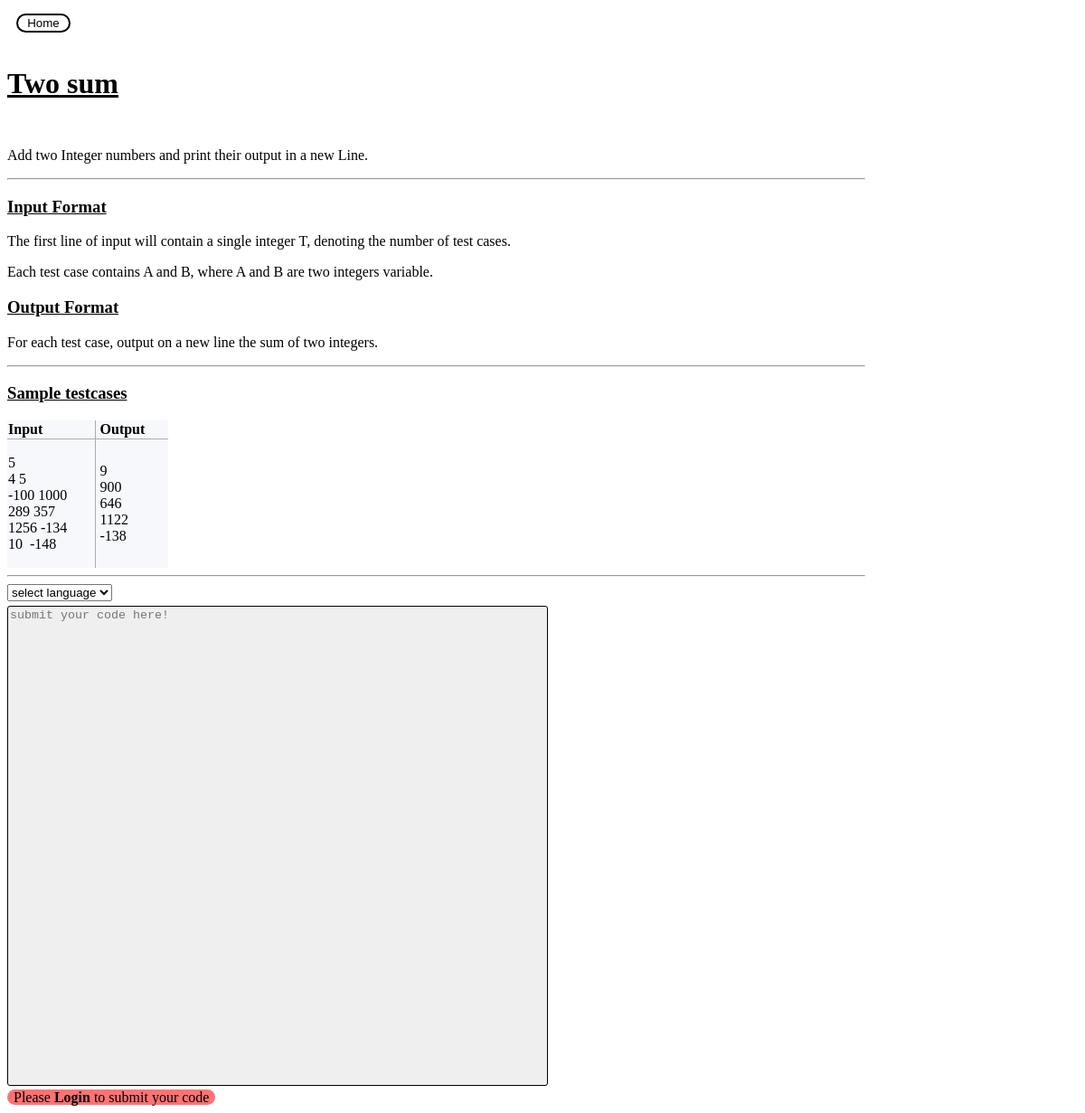
/home/problem/1, run on the app's committed database.
### homescr/models.py (models this page shows, shortened)
class Problems(models.Model):
    problem_st= RichTextField(blank=True,null=True)
    in_formate=RichTextField(blank=True,null=True)
    out_formate=RichTextField(blank=True,null=True)
    problem_nm=models.CharField(max_length=50)
    problem_code=models.CharField(max_length=3)
    problem_diff=models.CharField(max_length=6)

class Testcases(models.Model):
    Problem=models.ForeignKey(Problems,on_delete=models.CASCADE)
    problem_input=models.TextField(max_length=1000)
    problem_output=models.TextField(max_length=1000)

### problempg/views.py (the view)
# urls.py: path('problem/<int:problem_id>', views.problem_page,name='problem_page'),
def problem_page(request,problem_id):
    problem_detail=Problems.objects.get(id=problem_id)
    problem_testcase=Testcases.objects.get(id=problem_id)
    context={'problem_detail':problem_detail, 'problem_testcase':problem_testcase}
    return render(request,'problempg/problem_page.html',context)

### template/problempg/problem_page.html (shortened to what this page needs)
<!DOCTYPE html>
<html lang="en">
<head>
    {% load static %}
    <link rel="stylesheet" href="{% static 'problem_page.css' %}">
</head>
<body>
    <header>
        <span id="home_span">
        <a href="{% url 'index' %}">
            <button id="home">
                Home
            </button>
        </a>
        </span>
        <h1 id="problem_nm">{{problem_detail.problem_nm}}</h1>
    </header>
    <main>
                <div>
                    <p style="white-space: pre-line;">{{problem_detail.problem_st | safe}}</p>
                </div>
                <hr>
                <div>
                    <h3>Input Format</h3>
                    <p style="white-space: pre-line;">{{problem_detail.in_formate | safe}}</p>
                    <h3>Output Format</h3>
                    <p style="white-space: pre-line;">{{problem_detail.out_formate | safe}}</p>
                </div>
                <hr>
                <h3>Sample testcases</h3>
                <div>
                    <table>
                        <tr>
                            <th class="input">Input</th>
                            <th class="output">Output</th>
                        </tr>
                        <tr>
                            <td class="input"><p style="white-space: pre;">{{problem_testcase.problem_input}}</p></td>
                            <td class="output"><p style="white-space: pre;">{{problem_testcase.problem_output}}</p></td>
                        </tr>
                    </table>
                </div>
                <hr>
    </main>
    <footer>
        {% block content %}
        <form method="post" action="{% url 'leaderboard' problem_detail.id %} " enctype="multipart/form-data">
        <div id="language_list">
        <select name="language">
          <option value="select language">select language</option>
        </select>
        </div>
        <div>
            <textarea id="usercode" name="user_problem_code" placeholder="submit your code here!" rows="35" spellcheck="false"></textarea>
        </div>
        {% if request.user.is_authenticated %}
        <div>
            <input type="file" name="codefile"><button id="submit" type="submit" name="submit">Submit</button>
            {% if invalid_file != '' %}
            <p id="invalid_file">{{invalid_file}}</p>
            {% endif %}
            <p><strong>NOTE: </strong>The file should be a .py, .cpp or .c file</p>
        </div>
        {% else %}
        <span style="background-color: rgb(255, 114, 114);border-radius:20px;padding: 0px 7px 0px 7px;">Please <strong>Login</strong> to submit your code</span>
        {% endif %}
        </form>
        {% endblock %}
    </footer>
</body>
</html>

### static/problem_page.css (style rules this page uses)
#problem_nm { padding-top: 10px; padding-bottom: 30px; text-decoration: underline; }
div { overflow-wrap: break-word }
p { text-align:left; padding: 0% 20% 0% 0%; }
h3 { text-decoration: underline; }
hr { margin-left: 0%; width: 80%; }
#usercode { resize: none; border-radius: 3px; background-color: rgb(239, 239, 239); border: 1px solid black; color: black; width: 50%; }
#home_span { padding: 0px 0px 0px 10px; }
#home { border: 0; background: none; margin: 7px auto; text-align: center; border: 2px solid black; outline: none; width: 60px; color: black; border-radius: 24px; }
#language_list { padding-bottom: 5px; }
table { width: 15%; border-collapse: collapse; background-color: #F7F8FC; border-radius: 1px; }
th { text-align: left; border-bottom: 0.5px solid rgb(173, 172, 172); }
.input { border-right: 0.5px solid rgb(173, 172, 172); }
.output { padding-left: 5px; }

### data on the page
Problems: problem_nm "Two sum", problem_st "Add two Integer numbers and print their output in a new Line.", in_formate "The first line of input will contain a single integer T, denoting the number of test cases. Each test case contains A and B, where A and B are two integers variable.", out_formate "For each test case, output on a new line the sum of two integers."
Testcases: problem_input "5 4 5 -100 1000 289 357 1256 -134 10 -148", problem_output "9 900 646 1122 -138"
